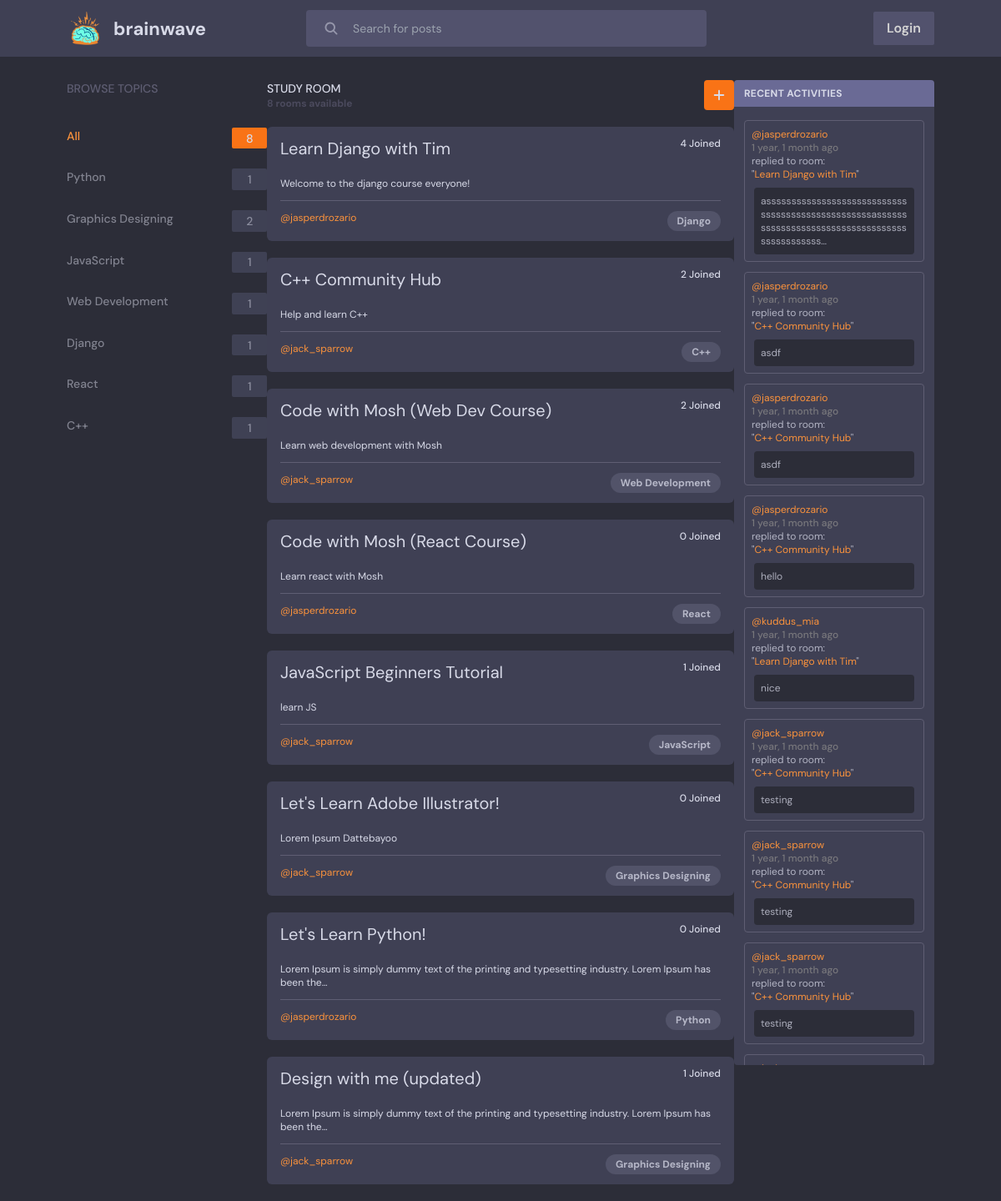
The page / on the database its author committed.
### base/models.py (models this page shows, shortened)
class Topic(models.Model):
    name = models.CharField(max_length=200)

class Room(models.Model):
    host = models.ForeignKey(User, on_delete=models.SET_NULL, null=True)
    topic = models.ForeignKey(Topic, on_delete=models.SET_NULL, related_name='rooms', null=True)
    name = models.CharField(max_length=200)
    description = models.TextField(null=True, blank=True, max_length=100)
    participants = models.ManyToManyField(User, related_name='participants', blank=True)
    updated = models.DateTimeField(auto_now=True)
    created = models.DateTimeField(auto_now_add=True)
    def __str__(self):
        return self.name
    class Meta:
        ordering = ['-updated', '-created']

class Message(models.Model):
    user = models.ForeignKey(User, on_delete=models.CASCADE)
    room = models.ForeignKey(Room, on_delete=models.CASCADE)
    body = models.TextField(max_length=1000)
    updated = models.DateTimeField(auto_now=True)
    created = models.DateTimeField(auto_now_add=True)
    class Meta:
        ordering = ['-updated', '-created']
    def __str__(self):
        return self.body

### base/views.py (the view, shortened to what this page needs)
# urls.py: 2. Add a URL to urlpatterns:  path('', views.home, name='home')
def home(request):
  total_room_count = Room.objects.count()
  q = request.GET.get('q') if request.GET.get('q') != None else ''
  if len(q)>0 and ' ' in q[-1]:
    q = q.replace(' ', '+')
  print(q)
  rooms = Room.objects.filter(
    Q(topic__name__icontains = q) |
    Q(name__icontains = q) |
    Q(description__icontains = q)
  )
  room_count = rooms.count()
  if q == '':
    selected_topic = ''
  print(selected_topic)
  filtered_room_messages = []
  for room in rooms:
    room_messages = Message.objects.filter(room=room)
    filtered_room_messages.extend(room_messages)
  filtered_room_messages.sort(key=lambda event: event.created, reverse=True)
  topics = Topic.objects.all()
  isHomePage = True
  context = {'rooms': rooms, 'topics': topics, 'total_room_count': total_room_count, 'room_count': room_count, 'room_messages': filtered_room_messages, 'flag': isHomePage, 'selected_topic': selected_topic,}
  return render(request, 'base/home.html', context)

### base/templates/base/home.html
{% extends 'main.html' %} {% block content %}
<div class="flex justify-center">
  <div class="fixed left-[5rem] w-[15rem]">
    {% include 'base/topics_component.html' %}
  </div>
  <div class="flex-none w-[35rem]">
    {% include 'base/feed_component.html' %}
  </div>
  <div
    class="fixed rounded overflow-y-auto scrollbar-thin right-[5rem] w-[15rem] h-[82%]"
  >
    {% include 'base/activity_log_component.html' %}
  </div>
</div>
{% endblock %}

### base/templates/base/topics_component.html (shortened to what this page needs)
<p class="text-sm font-medium mb-[2.3rem] text-subtle-purple">BROWSE TOPICS</p>
<div class="flex justify-between text-sm font-medium mb-6 text-subtle-white/50">
  {% if selected_topic == '' %}
  <a class="text-orange-400" href="{% url 'home' %}">All</a>
  <div
    class="flex bg-orange-500 items-center justify-center rounded-sm w-[2.6rem] h-[1.6rem]"
  >
    <p class="text-subtle-white">{{total_room_count}}</p>
  </div>
  {% endif %}
</div>
{% for topic in topics %}
<div class="flex justify-between text-sm font-medium mb-6 text-subtle-white/50">
  {% if topic.name == selected_topic %}
  <a class="text-orange-400" href="{% url 'home' %}?q={{topic.name}}"
    >{{topic.name}}</a
  >
  <div
    class="flex bg-orange-500 items-center justify-center rounded-sm w-[2.6rem] h-[1.6rem]"
  >
    <p class="text-subtle-white">{{topic.rooms.all|length}}</p>
  </div>
  {% else %}
  <a class="hover:text-orange-400/75" href="{% url 'home' %}?q={{topic.name}}"
    >{{topic.name}}</a
  >
  <div
    class="flex bg-[#3F4154] items-center justify-center rounded-sm w-[2.6rem] h-[1.6rem]"
  >
    <p>{{topic.rooms.all|length}}</p>
  </div>
  {% endif %}
</div>
{% endfor %}

### base/templates/base/feed_component.html (shortened to what this page needs)
<div class="flex justify-between">
  <div class="flex-none">
    {% if not flag %}
    <p class="text-subtle-white text-sm font-medium">
      STUDY ROOM (by @{{ user.username }})
    </p>
    {% else %}
    <p class="text-subtle-white text-sm font-medium">STUDY ROOM</p>
    {% endif %} {% if room_count > 1 %}
    <p class="text-xs font-bold text-[#4B4A5D]">
      {{room_count}} rooms available
    </p>
    {% elif room_count == 1 %}
    <p class="text-xs font-bold text-[#4B4A5D]">1 room available</p>
    {% else %}
    <p class="text-xs font-bold text-[#4B4A5D]">No rooms available</p>
    {% endif %}
  </div>
  <a href="{% url 'create-room' %}">
    <p
      class="group flex items-center justify-center font-semibold text-sm text-subtle-white bg-orange-500 w-9 h-9 rounded transition-all duration-300 hover:w-[140px]"
    >
      <svg
        xmlns="http://www.w3.org/2000/svg"
        viewBox="0 0 16 16"
        fill="currentColor"
        class="w-5 h-5"
      >
        <path
          d="M8.75 3.75a.75.75 0 0 0-1.5 0v3.5h-3.5a.75.75 0 0 0 0 1.5h3.5v3.5a.75.75 0 0 0 1.5 0v-3.5h3.5a.75.75 0 0 0 0-1.5h-3.5v-3.5Z"
        />
      </svg>
    </p>
  </a>
</div>
{% for room in rooms %}
<div
  class="my-5 py-3 px-4 rounded-md bg-theme-secondary transition-transform duration-300 hover:scale-[1.02]"
>
  <div class="flex justify-between">
    <p
      class="mb-5 text-subtle-white text-xl transition-all duration-300 hover:text-orange-400"
    >
      <a href="{% url 'room' room.id %}">{{room.name}}</a>
    </p>
    <p class="mb-3 text-xs font-medium text-subtle-white">
      {{room.participants.all|length}} Joined
    </p>
  </div>
  <div>
    <p class="mb-3 text-xs text-subtle-white">
      {{room.description|truncatechars:100}}
    </p>
    <hr class="border-t-[1px] border-subtle-purple" />
  </div>
  <div class="flex justify-between mt-3">
    <div class="flex-none">
      <p class="text-orange-400 text-xs hover:underline">
        <a href="{% url 'user-profile' room.host.id %}"
          >@{{room.host.username}}</a
        >
      </p>
    </div>
    <div class="flex-none px-3 py-1 rounded-xl bg-[#525369]">
      <p class="text-subtle-white/75 text-xs font-bold">{{room.topic.name}}</p>
    </div>
  </div>
</div>
{% endfor %}

### base/templates/base/activity_log_component.html
<div class="bg-theme-secondary">
  <p
    class="text-xs font-bold px-3 py-2 text-subtle-white tracking-wide bg-light-lavender"
  >
    {% if flag %} RECENT ACTIVITIES {% else %} RECENT ACTIVITIES by
    @{{user.username}} {% endif %}
  </p>
  <div class="py-1">
    {% for message in room_messages %}
    <div class="rounded border-subtle-purple p-2 m-3 border-[0.3px]">
      <p class="text-xs text-orange-400">
        <a href="{% url 'user-profile' message.user.id %}">@{{message.user}}</a>
      </p>
      <p class="text-xs text-[#78777C] font-medium">
        {{message.created|timesince}} ago
      </p>
      <p class="text-xs text-subtle-white/75">
        replied to room: <br />
        "<a class="text-orange-400" href="{% url 'room' message.room.id %}"
          >{{message.room}}</a
        >"
      </p>
      <div
        class="break-words whitespace-normally mt-2 p-2 rounded bg-theme-primary mx-[3px]"
      >
        <p class="text-xs text-subtle-white/75">
          {{message|truncatechars:100}}
        </p>
      </div>
    </div>
    {% endfor %}
  </div>
</div>

### static/styles/main.css (style rules this page uses)
html, :host { line-height: 1.5; -webkit-text-size-adjust: 100%; -moz-tab-size: 4; -o-tab-size: 4; tab-size: 4; font-family: DM Sans, sans-serif; font-feature-settings: normal; font-variation-settings: normal; -webkit-tap-highlight-color: transparent; }
body { margin: 0; line-height: inherit; }
hr { height: 0; color: inherit; border-top-width: 1px; }
a { color: inherit; text-decoration: inherit; }
blockquote, dl, dd, h1, h2, h3, h4, h5, h6, hr, figure, p, pre { margin: 0; }
img, svg, video, canvas, audio, iframe, embed, object { display: block; vertical-align: middle; }
* { scrollbar-color: initial; scrollbar-width: initial; }
.fixed { position: fixed; }
.left-\[5rem\] { left: 5rem; }
.right-\[5rem\] { right: 5rem; }
.m-3 { margin: 0.75rem; }
.mx-\[3px\] { margin-left: 3px; margin-right: 3px; }
.my-5 { margin-top: 1.25rem; margin-bottom: 1.25rem; }
.mb-3 { margin-bottom: 0.75rem; }
.mb-5 { margin-bottom: 1.25rem; }
.mb-6 { margin-bottom: 1.5rem; }
.mb-\[2\.3rem\] { margin-bottom: 2.3rem; }
.mt-2 { margin-top: 0.5rem; }
.mt-3 { margin-top: 0.75rem; }
.flex { display: flex; }
.h-5 { height: 1.25rem; }
.h-9 { height: 2.25rem; }
.h-\[1\.6rem\] { height: 1.6rem; }
.h-\[82\%\] { height: 82%; }
.w-5 { width: 1.25rem; }
.w-9 { width: 2.25rem; }
.w-\[15rem\] { width: 15rem; }
.w-\[2\.6rem\] { width: 2.6rem; }
.w-\[35rem\] { width: 35rem; }
.flex-none { flex: none; }
.items-center { align-items: center; }
.justify-center { justify-content: center; }
.justify-between { justify-content: space-between; }
.overflow-y-auto { overflow-y: auto; }
.break-words { overflow-wrap: break-word; }
.rounded { border-radius: 0.25rem; }
.rounded-md { border-radius: 0.375rem; }
.rounded-sm { border-radius: 0.125rem; }
.rounded-xl { border-radius: 0.75rem; }
.border-\[0\.3px\] { border-width: 0.3px; }
.border-t-\[1px\] { border-top-width: 1px; }
.border-subtle-purple { --tw-border-opacity: 1; border-color: rgb(95 94 115 / var(--tw-border-opacity)); }
.bg-\[\#3F4154\] { --tw-bg-opacity: 1; background-color: rgb(63 65 84 / var(--tw-bg-opacity)); }
.bg-\[\#525369\] { --tw-bg-opacity: 1; background-color: rgb(82 83 105 / var(--tw-bg-opacity)); }
.bg-light-lavender { --tw-bg-opacity: 1; background-color: rgb(106 106 149 / var(--tw-bg-opacity)); }
.bg-orange-500 { --tw-bg-opacity: 1; background-color: rgb(249 115 22 / var(--tw-bg-opacity)); }
.bg-theme-primary { --tw-bg-opacity: 1; background-color: rgb(44 45 56 / var(--tw-bg-opacity)); }
.bg-theme-secondary { --tw-bg-opacity: 1; background-color: rgb(63 64 84 / var(--tw-bg-opacity)); }
.p-2 { padding: 0.5rem; }
.px-3 { padding-left: 0.75rem; padding-right: 0.75rem; }
.px-4 { padding-left: 1rem; padding-right: 1rem; }
.py-1 { padding-top: 0.25rem; padding-bottom: 0.25rem; }
.py-2 { padding-top: 0.5rem; padding-bottom: 0.5rem; }
.py-3 { padding-top: 0.75rem; padding-bottom: 0.75rem; }
.pt-\[6rem\] { padding-top: 6rem; }
.text-sm { font-size: 0.875rem; line-height: 1.25rem; }
.text-xl { font-size: 1.25rem; line-height: 1.75rem; }
.text-xs { font-size: 0.75rem; line-height: 1rem; }
.font-bold { font-weight: 700; }
.font-medium { font-weight: 500; }
.font-semibold { font-weight: 600; }
.tracking-wide { letter-spacing: 0.025em; }
.text-\[\#4B4A5D\] { --tw-text-opacity: 1; color: rgb(75 74 93 / var(--tw-text-opacity)); }
.text-\[\#78777C\] { --tw-text-opacity: 1; color: rgb(120 119 124 / var(--tw-text-opacity)); }
.text-orange-400 { --tw-text-opacity: 1; color: rgb(251 146 60 / var(--tw-text-opacity)); }
.text-subtle-purple { --tw-text-opacity: 1; color: rgb(95 94 115 / var(--tw-text-opacity)); }
.text-subtle-white { --tw-text-opacity: 1; color: rgb(216 218 232 / var(--tw-text-opacity)); }
.text-subtle-white\/50 { color: rgb(216 218 232 / 0.5); }
.text-subtle-white\/75 { color: rgb(216 218 232 / 0.75); }
.subpixel-antialiased { -webkit-font-smoothing: auto; -moz-osx-font-smoothing: auto; }
.transition-all { transition-property: all; transition-timing-function: cubic-bezier(0.4, 0, 0.2, 1); transition-duration: 150ms; }
.transition-transform { transition-property: transform; transition-timing-function: cubic-bezier(0.4, 0, 0.2, 1); transition-duration: 150ms; }
.duration-300 { transition-duration: 300ms; }
.scrollbar-thin { scrollbar-width: thin; scrollbar-color: var(--scrollbar-thumb, initial) var(--scrollbar-track, initial); }

### rows shown on the page
Topic: name "Python", rooms.all|length "1"
Topic: name "Graphics Designing", rooms.all|length "2"
Topic: name "JavaScript", rooms.all|length "1"
Topic: name "Web Development", rooms.all|length "1"
Topic: name "Django", rooms.all|length "1"
Topic: name "React", rooms.all|length "1"
Topic: name "C++", rooms.all|length "1"
Room: name "Learn Django with Tim", participants.all|length "4", description "Welcome to the django course everyone!", host.username "jasperdrozario", topic.name "Django"
Room: name "C++ Community Hub", participants.all|length "2", description "Help and learn C++", host.username "jack_sparrow", topic.name "C++"
Room: name "Code with Mosh (Web Dev Course)", participants.all|length "2", description "Learn web development with Mosh", host.username "jack_sparrow", topic.name "Web Development"
Room: name "Code with Mosh (React Course)", participants.all|length "0", description "Learn react with Mosh", host.username "jasperdrozario", topic.name "React"
Room: name "JavaScript Beginners Tutorial", participants.all|length "1", description "learn JS", host.username "jack_sparrow", topic.name "JavaScript"
Room: name "Let's Learn Adobe Illustrator!", participants.all|length "0", description "Lorem Ipsum Dattebayoo", host.username "jack_sparrow", topic.name "Graphics Designing"
Room: name "Let's Learn Python!", participants.all|length "0", description "Lorem Ipsum is simply dummy text of the printing and typesetting industry. Lorem Ipsum has been the…", host.username "jasperdrozario", topic.name "Python"
Room: name "Design with me (updated)", participants.all|length "1", description "Lorem Ipsum is simply dummy text of the printing and typesetting industry. Lorem Ipsum has been the…", host.username "jack_sparrow", topic.name "Graphics Designing"
Message: user "jasperdrozario", created "1 year, 1 month", room "Learn Django with Tim", body "assssssssssssssssssssssssssssssssssssssssssssssssssasssssssssssssssssssssssssssssssssssssssssssssss…"
Message: user "jasperdrozario", created "1 year, 1 month", room "C++ Community Hub", body "asdf"
Message: user "jasperdrozario", created "1 year, 1 month", room "C++ Community Hub", body "asdf"
Message: user "jasperdrozario", created "1 year, 1 month", room "C++ Community Hub", body "hello"
Message: user "kuddus_mia", created "1 year, 1 month", room "Learn Django with Tim", body "nice"
Message: user "jack_sparrow", created "1 year, 1 month", room "C++ Community Hub", body "testing"
Message: user "jack_sparrow", created "1 year, 1 month", room "C++ Community Hub", body "testing"
Message: user "jack_sparrow", created "1 year, 1 month", room "C++ Community Hub", body "testing"

### other values the page prints
{{ total_room_count }} "8"
{{ room_count }} "8"
